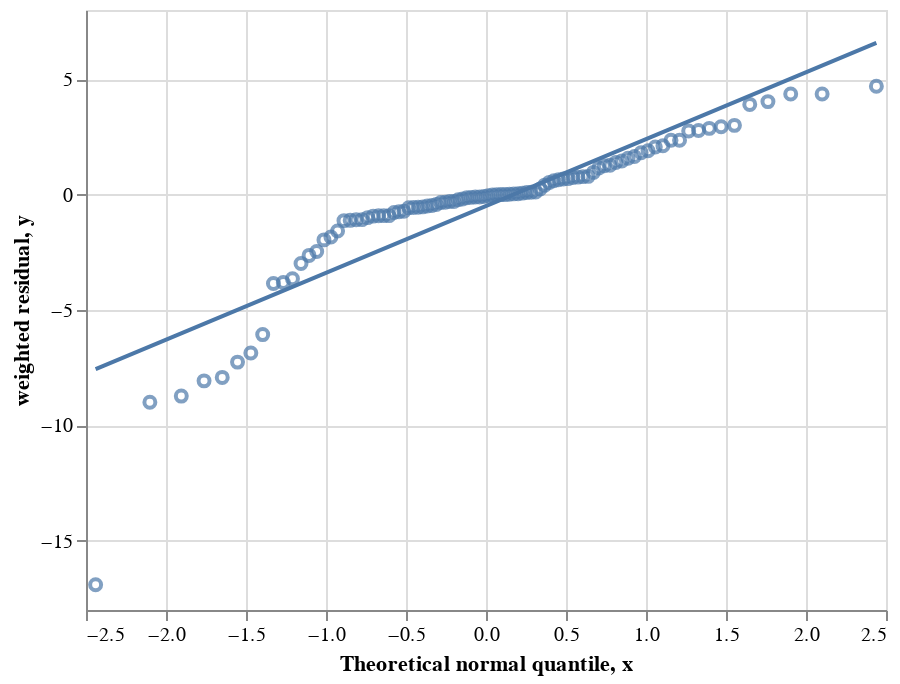

Notebook source saved alongside this figure:
### Markdown cell above
The test find that the residuals does not appear to be normally distributed, so lets inspect the normal probability plot to see for ourself.

### Code cell
visualization.plot_norm_probplot(res, interactive=True)

### Figure 1 — Vega-Lite specification as saved in the notebook (floating-point values rounded to 4 significant figures)
{"config": {"view": {"continuousWidth": 400, "continuousHeight": 300}}, "layer": [{"data": {"name": "data-6f417247bf7d1fdf29daeff3daa85335"}, "mark": "point", "encoding": {"tooltip": [{"field": "type", "type": "nominal"}, {"field": "id", "type": "nominal"}, {"field": "peak", "type": "nominal"}, {"field": "weighted residual", "type": "quantitative"}], "x": {"field": "Theoretical normal quantile", "type": "quantitative"}, "y": {"field": "weighted residual", "type": "quantitative"}}}, {"data": {"name": "data-e0840f8bd1479b0d12e9606e79500cd6"}, "mark": "line", "encoding": {"x": {"field": "x", "type": "quantitative"}, "y": {"field": "y", "type": "quantitative"}}}], "$schema": "https://vega.github.io/schema/vega-lite/v4.17.0.json", "datasets": {"data-6f417247bf7d1fdf29daeff3daa85335": [{"type": "MS", "expt": "fructose", "id": "fructose_Methionine320_0_0_1", "peak": "M3", "time": 0.0, "data": 0.002901, "std": 0.0001, "fit": 0.001209, "weighted residual": -16.91, "cont": null, "Theoretical normal quantile": -2.44}, {"type": "MS", "expt": "fructose", "id": "fructose_Histidine338_0_0_1", "peak": "M5", "time": 0.0, "data": 0.0009003, "std": 0.0001, "fit": 1.465e-09, "weighted residual": -9.0, "cont": null, "Theoretical normal quantile": -2.101}, {"type": "MS", "expt": "fructose", "id": "fructose_Valine260_0_0_1", "peak": "M2", "time": 0.0, "data": 0.004901, "std": 0.0005001, "fit": 0.0005348, "weighted residual": -8.731, "cont": null, "Theoretical normal quantile": -1.904}, {"type": "MS", "expt": "fructose", "id": "fructose_Histidine338_0_0_1", "peak": "M3", "time": 0.0, "data": 0.02551, "std": 0.003001, "fit": 0.001289, "weighted residual": -8.07, "cont": null, "Theoretical normal quantile": -1.762}, {"type": "MS", "expt": "fructose", "id": "fructose_Histidine338_0_0_1", "peak": "M4", "time": 0.0, "data": 0.0008002, "std": 0.0001, "fit": 7.886e-06, "weighted residual": -7.921, "cont": null, "Theoretical normal quantile": -1.649}, {"type": "MS", "expt": "fructose", "id": "fructose_Glutamicacid330_0_0_1", "peak": "M3", "time": 0.0, "data": 0.0008, "std": 0.0001, "fit": 7.42e-05, "weighted residual": -7.258, "cont": null, "Theoretical normal quantile": -1.553}, {"type": "MS", "expt": "fructose", "id": "fructose_Phenylalanine336_0_0_1", "peak": "M0", "time": 0.0, "data": 0.821, "std": 0.0256, "fit": 0.6452, "weighted residual": -6.865, "cont": null, "Theoretical normal quantile": -1.47}, {"type": "MS", "expt": "fructose", "id": "fructose_Phenylalanine308_0_0_1", "peak": "M3", "time": 0.0, "data": 0.0022, "std": 0.0001, "fit": 0.001594, "weighted residual": -6.066, "cont": null, "Theoretical normal quantile": -1.396}, {"type": "MS", "expt": "fructose", "id": "fructose_Valine288_0_0_1", "peak": "M3", "time": 0.0, "data": 0.0006, "std": 0.0001, "fit": 0.0002151, "weighted residual": -3.849, "cont": null, "Theoretical normal quantile": -1.328}, {"type": "MS", "expt": "fructose", "id": "fructose_Asparticacid302_0_0_1", "peak": "M1", "time": 0.0, "data": 0.09291, "std": 0.0029, "fit": 0.08187, "weighted residual": -3.808, "cont": null, "Theoretical normal quantile": -1.267}, {"type": "MS", "expt": "fructose", "id": "fructose_Asparticacid390_0_0_1", "peak": "M3", "time": 0.0, "data": 0.0004, "std": 0.0001, "fit": 3.561e-05, "weighted residual": -3.644, "cont": null, "Theoretical normal quantile": -1.21}, {"type": "MS", "expt": "fructose", "id": "fructose_Asparticacid302_0_0_1", "peak": "M2", "time": 0.0, "data": 0.0132, "std": 0.0035, "fit": 0.002745, "weighted residual": -2.987, "cont": null, "Theoretical normal quantile": -1.156}, {"type": "MS", "expt": "fructose", "id": "fructose_Serine362_0_0_1", "peak": "M2", "time": 0.0, "data": 0.0003, "std": 0.0001, "fit": 3.661e-05, "weighted residual": -2.634, "cont": null, "Theoretical normal quantile": -1.106}, {"type": "MS", "expt": "fructose", "id": "fructose_Glycine246_0_0_1", "peak": "M1", "time": 0.0, "data": 0.0638, "std": 0.0072, "fit": 0.04607, "weighted residual": -2.463, "cont": null, "Theoretical normal quantile": -1.058}, {"type": "MS", "expt": "fructose", "id": "fructose_Asparticacid418_0_0_1", "peak": "M4", "time": 0.0, "data": 0.0002, "std": 0.0001, "fit": 3.83e-06, "weighted residual": -1.962, "cont": null, "Theoretical normal quantile": -1.013}, {"type": "MS", "expt": "fructose", "id": "fructose_Leucine274_0_0_1", "peak": "M3", "time": 0.0, "data": 0.0002, "std": 0.0001, "fit": 1.628e-05, "weighted residual": -1.837, "cont": null, "Theoretical normal quantile": -0.9693}, {"type": "MS", "expt": "fructose", "id": "fructose_Threonine404_0_0_1", "peak": "M3", "time": 0.0, "data": 0.0017, "std": 0.0001, "fit": 0.001542, "weighted residual": -1.578, "cont": null, "Theoretical normal quantile": -0.9277}, {"type": "MS", "expt": "fructose", "id": "fructose_Alanine232_0_0_1", "peak": "M2", "time": 0.0, "data": 0.0011, "std": 0.0009, "fit": 8.561e-05, "weighted residual": -1.127, "cont": null, "Theoretical normal quantile": -0.8876}, {"type": "MS", "expt": "fructose", "id": "fructose_Phenylalanine308_0_0_1", "peak": "M4", "time": 0.0, "data": 0.0002, "std": 0.0001, "fit": 8.854e-05, "weighted residual": -1.115, "cont": null, "Theoretical normal quantile": -0.8489}, {"type": "MS", "expt": "fructose", "id": "fructose_Alanine232_0_0_1", "peak": "M1", "time": 0.0, "data": 0.023, "std": 0.0035, "fit": 0.01918, "weighted residual": -1.091, "cont": null, "Theoretical normal quantile": -0.8114}, {"type": "MS", "expt": "fructose", "id": "fructose_Valine260_0_0_1", "peak": "M1", "time": 0.0, "data": 0.04361, "std": 0.005701, "fit": 0.03743, "weighted residual": -1.084, "cont": null, "Theoretical normal quantile": -0.775}, {"type": "MS", "expt": "fructose", "id": "fructose_Alanine260_0_0_1", "peak": "M3", "time": 0.0, "data": 0.0006, "std": 0.0006, "fit": 2.087e-06, "weighted residual": -0.9965, "cont": null, "Theoretical normal quantile": -0.7396}, {"type": "MS", "expt": "fructose", "id": "fructose_Histidine440_0_0_1", "peak": "M1", "time": 0.0, "data": 0.4885, "std": 0.0228, "fit": 0.4673, "weighted residual": -0.9317, "cont": null, "Theoretical normal quantile": -0.7051}, {"type": "MS", "expt": "fructose", "id": "fructose_Glutamicacid432_0_0_1", "peak": "M4", "time": 0.0, "data": 0.0001, "std": 0.0001, "fit": 8.051e-06, "weighted residual": -0.9195, "cont": null, "Theoretical normal quantile": -0.6714}, {"type": "MS", "expt": "fructose", "id": "fructose_Asparticacid418_0_0_1", "peak": "M0", "time": 0.0, "data": 0.7777, "std": 0.0107, "fit": 0.768, "weighted residual": -0.911, "cont": null, "Theoretical normal quantile": -0.6385}, {"type": "MS", "expt": "fructose", "id": "fructose_Isoleucine274_0_0_1", "peak": "M3", "time": 0.0, "data": 0.0003375, "std": 0.0001, "fit": 0.0002464, "weighted residual": -0.9107, "cont": null, "Theoretical normal quantile": -0.6063}, {"type": "MS", "expt": "fructose", "id": "fructose_Serine390_0_0_1", "peak": "M0", "time": 0.0, "data": 0.9065, "std": 0.0159, "fit": 0.8942, "weighted residual": -0.7717, "cont": null, "Theoretical normal quantile": -0.5747}, {"type": "MS", "expt": "fructose", "id": "fructose_Alanine260_0_0_1", "peak": "M0", "time": 0.0, "data": 0.3509, "std": 0.0135, "fit": 0.3409, "weighted residual": -0.7426, "cont": null, "Theoretical normal quantile": -0.5436}, {"type": "MS", "expt": "fructose", "id": "fructose_Glutamicacid432_0_0_1", "peak": "M0", "time": 0.0, "data": 0.8193, "std": 0.0129, "fit": 0.81, "weighted residual": -0.7217, "cont": null, "Theoretical normal quantile": -0.5131}, {"type": "MS", "expt": "fructose", "id": "fructose_Serine362_0_0_1", "peak": "M0", "time": 0.0, "data": 0.9378, "std": 0.0109, "fit": 0.9316, "weighted residual": -0.5702, "cont": null, "Theoretical normal quantile": -0.483}, {"type": "MS", "expt": "fructose", "id": "fructose_Asparticacid418_0_0_1", "peak": "M1", "time": 0.0, "data": 0.2021, "std": 0.0077, "fit": 0.1978, "weighted residual": -0.5602, "cont": null, "Theoretical normal quantile": -0.4534}, {"type": "MS", "expt": "fructose", "id": "fructose_Histidine338_0_0_1", "peak": "M1", "time": 0.0, "data": 0.4673, "std": 0.01731, "fit": 0.4579, "weighted residual": -0.5447, "cont": null, "Theoretical normal quantile": -0.4241}, {"type": "MS", "expt": "fructose", "id": "fructose_Asparticacid390_0_0_1", "peak": "M0", "time": 0.0, "data": 0.8416, "std": 0.0102, "fit": 0.8362, "weighted residual": -0.5304, "cont": null, "Theoretical normal quantile": -0.3952}, {"type": "MS", "expt": "fructose", "id": "fructose_Glutamicacid330_0_0_1", "peak": "M4", "time": 0.0, "data": 5e-05, "std": 0.0001, "fit": 3.817e-07, "weighted residual": -0.4962, "cont": null, "Theoretical normal quantile": -0.3667}, {"type": "MS", "expt": "fructose", "id": "fructose_Isoleucine274_0_0_1", "peak": "M0", "time": 0.0, "data": 0.8212, "std": 0.012, "fit": 0.8155, "weighted residual": -0.4701, "cont": null, "Theoretical normal quantile": -0.3384}, {"type": "MS", "expt": "fructose", "id": "fructose_Threonine376_0_0_1", "peak": "M0", "time": 0.0, "data": 0.8401, "std": 0.0089, "fit": 0.8363, "weighted residual": -0.432, "cont": null, "Theoretical normal quantile": -0.3104}, {"type": "MS", "expt": "fructose", "id": "fructose_Glutamicacid330_0_0_1", "peak": "M0", "time": 0.0, "data": 0.9176, "std": 0.0118, "fit": 0.9137, "weighted residual": -0.338, "cont": null, "Theoretical normal quantile": -0.2826}, {"type": "MS", "expt": "fructose", "id": "fructose_Valine288_0_0_1", "peak": "M1", "time": 0.0, "data": 0.6486, "std": 0.0148, "fit": 0.6437, "weighted residual": -0.3279, "cont": null, "Theoretical normal quantile": -0.2551}, {"type": "MS", "expt": "fructose", "id": "fructose_Valine260_0_0_1", "peak": "M4", "time": 0.0, "data": 3.001e-05, "std": 0.0001, "fit": 7.325e-09, "weighted residual": -0.2999, "cont": null, "Theoretical normal quantile": -0.2277}, {"type": "MS", "expt": "fructose", "id": "fructose_Leucine274_0_0_1", "peak": "M1", "time": 0.0, "data": 0.06201, "std": 0.006701, "fit": 0.06003, "weighted residual": -0.2943, "cont": null, "Theoretical normal quantile": -0.2006}, {"type": "MS", "expt": "fructose", "id": "fructose_Glycine218_0_0_1", "peak": "M1", "time": 0.0, "data": 0.0049, "std": 0.0021, "fit": 0.004429, "weighted residual": -0.2245, "cont": null, "Theoretical normal quantile": -0.1735}, {"type": "MS", "expt": "fructose", "id": "fructose_Valine288_0_0_1", "peak": "M4", "time": 0.0, "data": 2e-05, "std": 0.0001, "fit": 7.422e-07, "weighted residual": -0.1926, "cont": null, "Theoretical normal quantile": -0.1466}, {"type": "MS", "expt": "fructose", "id": "fructose_Phenylalanine302_0_0_1", "peak": "M0", "time": 0.0, "data": 0.939, "std": 0.0068, "fit": 0.9381, "weighted residual": -0.1359, "cont": null, "Theoretical normal quantile": -0.1198}, {"type": "MS", "expt": "fructose", "id": "fructose_Phenylalanine302_0_0_1", "peak": "M2", "time": 0.0, "data": 0.00195, "std": 0.008, "fit": 0.0009877, "weighted residual": -0.1203, "cont": null, "Theoretical normal quantile": -0.09311}, {"type": "MS", "expt": "fructose", "id": "fructose_Valine288_0_0_1", "peak": "M5", "time": 0.0, "data": 1e-05, "std": 0.0001, "fit": 1.822e-10, "weighted residual": -0.1, "cont": null, "Theoretical normal quantile": -0.06646}, {"type": "MS", "expt": "fructose", "id": "fructose_Leucine274_0_0_1", "peak": "M4", "time": 0.0, "data": 1e-05, "std": 0.0001, "fit": 8.729e-08, "weighted residual": -0.09913, "cont": null, "Theoretical normal quantile": -0.03986}, {"type": "MS", "expt": "fructose", "id": "fructose_Histidine440_0_0_1", "peak": "M3", "time": 0.0, "data": 0.008202, "std": 0.003901, "fit": 0.007878, "weighted residual": -0.08307, "cont": null, "Theoretical normal quantile": -0.01328}, {"type": "MS", "expt": "fructose", "id": "fructose_Alanine260_0_0_1", "peak": "M1", "time": 0.0, "data": 0.6407, "std": 0.0138, "fit": 0.6401, "weighted residual": -0.04557, "cont": null, "Theoretical normal quantile": 0.01328}, {"type": "MS", "expt": "fructose", "id": "fructose_Leucine274_0_0_1", "peak": "M0", "time": 0.0, "data": 0.9365, "std": 0.006801, "fit": 0.9364, "weighted residual": -0.01495, "cont": null, "Theoretical normal quantile": 0.03986}, {"type": "Flux", "expt": "fructose", "id": "ex_1", "peak": [], "time": null, "data": 1.0, "std": 0.05, "fit": 1.0, "weighted residual": -0.0001178, "cont": null, "Theoretical normal quantile": 0.06646}, {"type": "MS", "expt": "fructose", "id": "fructose_Glycine218_0_0_1", "peak": "M0", "time": 0.0, "data": 0.9951, "std": 0.0021, "fit": 0.9951, "weighted residual": 0.0009992, "cont": null, "Theoretical normal quantile": 0.09311}, {"type": "Flux", "expt": "fructose", "id": "ex_2", "peak": [], "time": null, "data": 0.0, "std": 0.0001, "fit": 1e-07, "weighted residual": 0.001, "cont": null, "Theoretical normal quantile": 0.1198}, {"type": "MS", "expt": "fructose", "id": "fructose_Alanine232_0_0_1", "peak": "M0", "time": 0.0, "data": 0.9759, "std": 0.0027, "fit": 0.9759, "weighted residual": 0.01684, "cont": null, "Theoretical normal quantile": 0.1466}, {"type": "MS", "expt": "fructose", "id": "fructose_Histidine440_0_0_1", "peak": "M0", "time": 0.0, "data": 0.4601, "std": 0.01, "fit": 0.4604, "weighted residual": 0.03202, "cont": null, "Theoretical normal quantile": 0.1735}, {"type": "MS", "expt": "fructose", "id": "fructose_Phenylalanine336_0_0_1", "peak": "M2", "time": 0.0, "data": 0.0327, "std": 0.008201, "fit": 0.03304, "weighted residual": 0.04116, "cont": null, "Theoretical normal quantile": 0.2006}, {"type": "MS", "expt": "fructose", "id": "fructose_Isoleucine274_0_0_1", "peak": "M2", "time": 0.0, "data": 0.01305, "std": 0.004, "fit": 0.01331, "weighted residual": 0.06528, "cont": null, "Theoretical normal quantile": 0.2277}, {"type": "MS", "expt": "fructose", "id": "fructose_Glycine246_0_0_1", "peak": "M0", "time": 0.0, "data": 0.9357, "std": 0.0068, "fit": 0.9363, "weighted residual": 0.08812, "cont": null, "Theoretical normal quantile": 0.2551}, {"type": "MS", "expt": "fructose", "id": "fructose_Valine260_0_0_1", "peak": "M0", "time": 0.0, "data": 0.9515, "std": 0.005801, "fit": 0.952, "weighted residual": 0.1003, "cont": null, "Theoretical normal quantile": 0.2826}, {"type": "MS", "expt": "fructose", "id": "fructose_Threonine404_0_0_1", "peak": "M0", "time": 0.0, "data": 0.7868, "std": 0.0107, "fit": 0.788, "weighted residual": 0.117, "cont": null, "Theoretical normal quantile": 0.3104}, {"type": "MS", "expt": "fructose", "id": "fructose_Histidine338_0_0_1", "peak": "M0", "time": 0.0, "data": 0.4627, "std": 0.009103, "fit": 0.4649, "weighted residual": 0.2416, "cont": null, "Theoretical normal quantile": 0.3384}, {"type": "MS", "expt": "fructose", "id": "fructose_Valine288_0_0_1", "peak": "M2", "time": 0.0, "data": 0.0194, "std": 0.0028, "fit": 0.02055, "weighted residual": 0.41, "cont": null, "Theoretical normal quantile": 0.3667}, {"type": "MS", "expt": "fructose", "id": "fructose_Asparticacid390_0_0_1", "peak": "M2", "time": 0.0, "data": 0.009401, "std": 0.0017, "fit": 0.0103, "weighted residual": 0.5291, "cont": null, "Theoretical normal quantile": 0.3952}, {"type": "MS", "expt": "fructose", "id": "fructose_Threonine404_0_0_1", "peak": "M1", "time": 0.0, "data": 0.1954, "std": 0.0125, "fit": 0.203, "weighted residual": 0.603, "cont": null, "Theoretical normal quantile": 0.4241}, {"type": "MS", "expt": "fructose", "id": "fructose_Glycine246_0_0_1", "peak": "M2", "time": 0.0, "data": 0.0005, "std": 0.0001, "fit": 0.0005642, "weighted residual": 0.6425, "cont": null, "Theoretical normal quantile": 0.4534}, {"type": "MS", "expt": "fructose", "id": "fructose_Valine288_0_0_1", "peak": "M0", "time": 0.0, "data": 0.3314, "std": 0.0117, "fit": 0.3393, "weighted residual": 0.6736, "cont": null, "Theoretical normal quantile": 0.483}, {"type": "MS", "expt": "fructose", "id": "fructose_Leucine274_0_0_1", "peak": "M2", "time": 0.0, "data": 0.0013, "std": 0.0002, "fit": 0.001439, "weighted residual": 0.6942, "cont": null, "Theoretical normal quantile": 0.5131}, {"type": "MS", "expt": "fructose", "id": "fructose_Phenylalanine308_0_0_1", "peak": "M0", "time": 0.0, "data": 0.8457, "std": 0.0215, "fit": 0.8617, "weighted residual": 0.7425, "cont": null, "Theoretical normal quantile": 0.5436}, {"type": "MS", "expt": "fructose", "id": "fructose_Asparticacid302_0_0_1", "peak": "M0", "time": 0.0, "data": 0.8939, "std": 0.006201, "fit": 0.8986, "weighted residual": 0.7578, "cont": null, "Theoretical normal quantile": 0.5747}, {"type": "MS", "expt": "fructose", "id": "fructose_Alanine260_0_0_1", "peak": "M2", "time": 0.0, "data": 0.0078, "std": 0.0003, "fit": 0.008034, "weighted residual": 0.7792, "cont": null, "Theoretical normal quantile": 0.6063}, {"type": "MS", "expt": "fructose", "id": "fructose_Glutamicacid330_0_0_1", "peak": "M2", "time": 0.0, "data": 0.0031, "std": 0.0006, "fit": 0.003574, "weighted residual": 0.7897, "cont": null, "Theoretical normal quantile": 0.6385}, {"type": "MS", "expt": "fructose", "id": "fructose_Glutamicacid432_0_0_1", "peak": "M2", "time": 0.0, "data": 0.0125, "std": 0.0028, "fit": 0.0152, "weighted residual": 0.9633, "cont": null, "Theoretical normal quantile": 0.6714}, {"type": "MS", "expt": "fructose", "id": "fructose_Methionine320_0_0_1", "peak": "M2", "time": 0.0, "data": 0.0239, "std": 0.004401, "fit": 0.029, "weighted residual": 1.157, "cont": null, "Theoretical normal quantile": 0.7051}, {"type": "MS", "expt": "fructose", "id": "fructose_Threonine376_0_0_1", "peak": "M1", "time": 0.0, "data": 0.1544, "std": 0.0098, "fit": 0.1667, "weighted residual": 1.251, "cont": null, "Theoretical normal quantile": 0.7396}, {"type": "MS", "expt": "fructose", "id": "fructose_Histidine338_0_0_1", "peak": "M2", "time": 0.0, "data": 0.04271, "std": 0.0119, "fit": 0.05782, "weighted residual": 1.269, "cont": null, "Theoretical normal quantile": 0.775}, {"type": "MS", "expt": "fructose", "id": "fructose_Threonine404_0_0_1", "peak": "M2", "time": 0.0, "data": 0.0161, "std": 0.005601, "fit": 0.02389, "weighted residual": 1.39, "cont": null, "Theoretical normal quantile": 0.8114}, {"type": "MS", "expt": "fructose", "id": "fructose_Methionine320_0_0_1", "peak": "M1", "time": 0.0, "data": 0.2339, "std": 0.0158, "fit": 0.257, "weighted residual": 1.456, "cont": null, "Theoretical normal quantile": 0.8489}, {"type": "MS", "expt": "fructose", "id": "fructose_Isoleucine274_0_0_1", "peak": "M1", "time": 0.0, "data": 0.1654, "std": 0.008301, "fit": 0.1786, "weighted residual": 1.579, "cont": null, "Theoretical normal quantile": 0.8876}, {"type": "MS", "expt": "fructose", "id": "fructose_Glutamicacid432_0_0_1", "peak": "M1", "time": 0.0, "data": 0.1679, "std": 0.0102, "fit": 0.1847, "weighted residual": 1.649, "cont": null, "Theoretical normal quantile": 0.9277}, {"type": "MS", "expt": "fructose", "id": "fructose_Phenylalanine302_0_0_1", "peak": "M1", "time": 0.0, "data": 0.059, "std": 0.0069, "fit": 0.0715, "weighted residual": 1.811, "cont": null, "Theoretical normal quantile": 0.9693}, {"type": "MS", "expt": "fructose", "id": "fructose_Asparticacid418_0_0_1", "peak": "M2", "time": 0.0, "data": 0.0189, "std": 0.0023, "fit": 0.02328, "weighted residual": 1.904, "cont": null, "Theoretical normal quantile": 1.013}, {"type": "MS", "expt": "fructose", "id": "fructose_Serine390_0_0_1", "peak": "M2", "time": 0.0, "data": 0.0146, "std": 0.0014, "fit": 0.01749, "weighted residual": 2.066, "cont": null, "Theoretical normal quantile": 1.058}, {"type": "MS", "expt": "fructose", "id": "fructose_Asparticacid390_0_0_1", "peak": "M1", "time": 0.0, "data": 0.1486, "std": 0.008501, "fit": 0.1666, "weighted residual": 2.121, "cont": null, "Theoretical normal quantile": 1.106}, {"type": "MS", "expt": "fructose", "id": "fructose_Serine390_0_0_1", "peak": "M1", "time": 0.0, "data": 0.07891, "std": 0.0155, "fit": 0.1155, "weighted residual": 2.359, "cont": null, "Theoretical normal quantile": 1.156}, {"type": "MS", "expt": "fructose", "id": "fructose_Glutamicacid432_0_0_1", "peak": "M3", "time": 0.0, "data": 0.0002, "std": 0.0001, "fit": 0.000436, "weighted residual": 2.359, "cont": null, "Theoretical normal quantile": 1.21}, {"type": "MS", "expt": "fructose", "id": "fructose_Glutamicacid330_0_0_1", "peak": "M1", "time": 0.0, "data": 0.0784, "std": 0.0112, "fit": 0.1092, "weighted residual": 2.753, "cont": null, "Theoretical normal quantile": 1.267}, {"type": "MS", "expt": "fructose", "id": "fructose_Phenylalanine308_0_0_1", "peak": "M2", "time": 0.0, "data": 0.0125, "std": 0.0037, "fit": 0.02277, "weighted residual": 2.775, "cont": null, "Theoretical normal quantile": 1.328}, {"type": "MS", "expt": "fructose", "id": "fructose_Histidine440_0_0_1", "peak": "M2", "time": 0.0, "data": 0.04321, "std": 0.013, "fit": 0.08054, "weighted residual": 2.871, "cont": null, "Theoretical normal quantile": 1.396}, {"type": "MS", "expt": "fructose", "id": "fructose_Phenylalanine336_0_0_1", "peak": "M1", "time": 0.0, "data": 0.1435, "std": 0.0182, "fit": 0.1971, "weighted residual": 2.942, "cont": null, "Theoretical normal quantile": 1.47}, {"type": "MS", "expt": "fructose", "id": "fructose_Threonine376_0_0_1", "peak": "M2", "time": 0.0, "data": 0.0055, "std": 0.0016, "fit": 0.0103, "weighted residual": 3.001, "cont": null, "Theoretical normal quantile": 1.553}, {"type": "MS", "expt": "fructose", "id": "fructose_Methionine320_0_0_1", "peak": "M0", "time": 0.0, "data": 0.7392, "std": 0.0183, "fit": 0.8108, "weighted residual": 3.909, "cont": null, "Theoretical normal quantile": 1.649}, {"type": "MS", "expt": "fructose", "id": "fructose_Asparticacid418_0_0_1", "peak": "M3", "time": 0.0, "data": 0.0011, "std": 0.0001, "fit": 0.001503, "weighted residual": 4.03, "cont": null, "Theoretical normal quantile": 1.762}, {"type": "MS", "expt": "fructose", "id": "fructose_Phenylalanine336_0_0_1", "peak": "M3", "time": 0.0, "data": 0.0028, "std": 0.0001, "fit": 0.003236, "weighted residual": 4.357, "cont": null, "Theoretical normal quantile": 1.904}, {"type": "MS", "expt": "fructose", "id": "fructose_Phenylalanine308_0_0_1", "peak": "M1", "time": 0.0, "data": 0.1394, "std": 0.0191, "fit": 0.2227, "weighted residual": 4.358, "cont": null, "Theoretical normal quantile": 2.101}, {"type": "MS", "expt": "fructose", "id": "fructose_Serine362_0_0_1", "peak": "M1", "time": 0.0, "data": 0.0619, "std": 0.0105, "fit": 0.1112, "weighted residual": 4.693, "cont": null, "Theoretical normal quantile": 2.44}], "data-e0840f8bd1479b0d12e9606e79500cd6": [{"x": -2.44, "y": -7.564}, {"x": -1.898, "y": -5.993}, {"x": -1.355, "y": -4.422}, {"x": -0.8133, "y": -2.851}, {"x": -0.2711, "y": -1.279}, {"x": 0.2711, "y": 0.2916}, {"x": 0.8133, "y": 1.863}, {"x": 1.355, "y": 3.434}, {"x": 1.898, "y": 5.005}, {"x": 2.44, "y": 6.576}]}}
